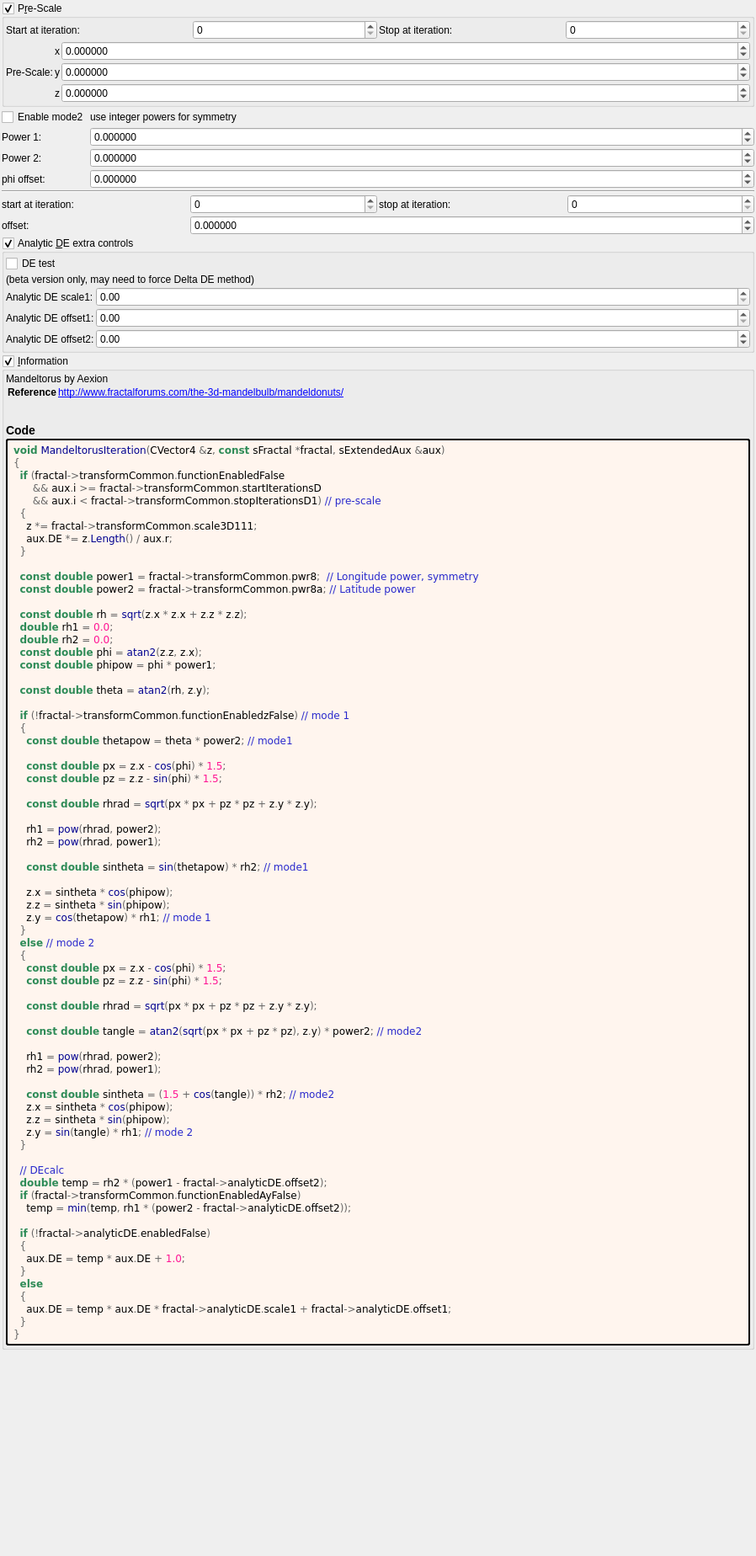
<?xml version="1.0" encoding="UTF-8"?>
<ui version="4.0">
 <class>Form</class>
 <widget class="QWidget" name="Form">
  <property name="geometry">
   <rect>
    <x>0</x>
    <y>0</y>
    <width>898</width>
    <height>1848</height>
   </rect>
  </property>
  <property name="windowTitle">
   <string notr="true">mandeltorus</string>
  </property>
  <layout class="QVBoxLayout" name="verticalLayout">
   <property name="spacing">
    <number>2</number>
   </property>
   <property name="leftMargin">
    <number>2</number>
   </property>
   <property name="topMargin">
    <number>2</number>
   </property>
   <property name="rightMargin">
    <number>2</number>
   </property>
   <property name="bottomMargin">
    <number>2</number>
   </property>
   <item>
    <widget class="MyGroupBox" name="groupCheck_transf_function_enabled_false">
     <property name="toolTip">
      <string/>
     </property>
     <property name="title">
      <string>P&amp;re-Scale</string>
     </property>
     <property name="checkable">
      <bool>true</bool>
     </property>
     <layout class="QVBoxLayout" name="verticalLayout_49">
      <property name="spacing">
       <number>2</number>
      </property>
      <property name="leftMargin">
       <number>2</number>
      </property>
      <property name="topMargin">
       <number>2</number>
      </property>
      <property name="rightMargin">
       <number>2</number>
      </property>
      <property name="bottomMargin">
       <number>2</number>
      </property>
      <item>
       <layout class="QGridLayout" name="gridLayout_78">
        <property name="spacing">
         <number>2</number>
        </property>
        <item row="3" column="0">
         <widget class="QLabel" name="label_70">
          <property name="text">
           <string>Start at iteration:</string>
          </property>
         </widget>
        </item>
        <item row="3" column="1">
         <widget class="MySpinBox" name="spinboxInt_transf_start_iterations_D">
          <property name="sizePolicy">
           <sizepolicy hsizetype="Minimum" vsizetype="Maximum">
            <horstretch>0</horstretch>
            <verstretch>0</verstretch>
           </sizepolicy>
          </property>
          <property name="minimum">
           <number>0</number>
          </property>
          <property name="maximum">
           <number>999</number>
          </property>
          <property name="value">
           <number>0</number>
          </property>
         </widget>
        </item>
        <item row="3" column="3">
         <widget class="MySpinBox" name="spinboxInt_transf_stop_iterations_D1">
          <property name="sizePolicy">
           <sizepolicy hsizetype="Preferred" vsizetype="Maximum">
            <horstretch>0</horstretch>
            <verstretch>0</verstretch>
           </sizepolicy>
          </property>
          <property name="maximum">
           <number>999</number>
          </property>
         </widget>
        </item>
        <item row="3" column="2">
         <widget class="QLabel" name="label_50">
          <property name="text">
           <string>Stop at iteration:</string>
          </property>
         </widget>
        </item>
       </layout>
      </item>
      <item>
       <layout class="QGridLayout" name="gridLayout_23" columnstretch="0,0,1">
        <property name="spacing">
         <number>2</number>
        </property>
        <item row="2" column="2">
         <widget class="MyDoubleSpinBox" name="spinbox3_transf_scale3D_111_z">
          <property name="sizePolicy">
           <sizepolicy hsizetype="Minimum" vsizetype="Maximum">
            <horstretch>0</horstretch>
            <verstretch>0</verstretch>
           </sizepolicy>
          </property>
          <property name="decimals">
           <number>6</number>
          </property>
          <property name="minimum">
           <double>-99.989999999999995</double>
          </property>
          <property name="maximum">
           <double>99.989999999999995</double>
          </property>
          <property name="singleStep">
           <double>0.100000000000000</double>
          </property>
         </widget>
        </item>
        <item row="0" column="1">
         <widget class="QLabel" name="label_120">
          <property name="text">
           <string notr="true">x</string>
          </property>
         </widget>
        </item>
        <item row="2" column="1">
         <widget class="QLabel" name="label_123">
          <property name="text">
           <string notr="true">z</string>
          </property>
         </widget>
        </item>
        <item row="1" column="0">
         <widget class="QLabel" name="label_124">
          <property name="text">
           <string>Pre-Scale:</string>
          </property>
         </widget>
        </item>
        <item row="0" column="2">
         <widget class="MyDoubleSpinBox" name="spinbox3_transf_scale3D_111_x">
          <property name="sizePolicy">
           <sizepolicy hsizetype="Minimum" vsizetype="Maximum">
            <horstretch>0</horstretch>
            <verstretch>0</verstretch>
           </sizepolicy>
          </property>
          <property name="prefix">
           <string/>
          </property>
          <property name="decimals">
           <number>6</number>
          </property>
          <property name="minimum">
           <double>-99.989999999999995</double>
          </property>
          <property name="singleStep">
           <double>0.100000000000000</double>
          </property>
         </widget>
        </item>
        <item row="1" column="2">
         <widget class="MyDoubleSpinBox" name="spinbox3_transf_scale3D_111_y">
          <property name="sizePolicy">
           <sizepolicy hsizetype="Minimum" vsizetype="Maximum">
            <horstretch>0</horstretch>
            <verstretch>0</verstretch>
           </sizepolicy>
          </property>
          <property name="decimals">
           <number>6</number>
          </property>
          <property name="minimum">
           <double>-99.989999999999995</double>
          </property>
          <property name="maximum">
           <double>99.989999999999995</double>
          </property>
          <property name="singleStep">
           <double>0.100000000000000</double>
          </property>
         </widget>
        </item>
        <item row="1" column="1">
         <widget class="QLabel" name="label_121">
          <property name="text">
           <string notr="true">y</string>
          </property>
         </widget>
        </item>
       </layout>
      </item>
     </layout>
    </widget>
   </item>
   <item>
    <layout class="QGridLayout" name="gridLayout_63" columnstretch="0,0,1">
     <property name="spacing">
      <number>2</number>
     </property>
     <item row="2" column="2">
      <widget class="MyDoubleSpinBox" name="spinbox_transf_pwr_8a">
       <property name="sizePolicy">
        <sizepolicy hsizetype="Minimum" vsizetype="Maximum">
         <horstretch>0</horstretch>
         <verstretch>0</verstretch>
        </sizepolicy>
       </property>
       <property name="prefix">
        <string/>
       </property>
       <property name="suffix">
        <string/>
       </property>
       <property name="decimals">
        <number>6</number>
       </property>
       <property name="minimum">
        <double>-99.989999999999995</double>
       </property>
       <property name="maximum">
        <double>99.989999999999995</double>
       </property>
       <property name="singleStep">
        <double>0.100000000000000</double>
       </property>
      </widget>
     </item>
     <item row="1" column="2">
      <widget class="MyDoubleSpinBox" name="spinbox_power">
       <property name="sizePolicy">
        <sizepolicy hsizetype="Minimum" vsizetype="Maximum">
         <horstretch>0</horstretch>
         <verstretch>0</verstretch>
        </sizepolicy>
       </property>
       <property name="prefix">
        <string/>
       </property>
       <property name="suffix">
        <string/>
       </property>
       <property name="decimals">
        <number>6</number>
       </property>
       <property name="minimum">
        <double>-99.989999999999995</double>
       </property>
       <property name="maximum">
        <double>99.989999999999995</double>
       </property>
       <property name="singleStep">
        <double>0.100000000000000</double>
       </property>
      </widget>
     </item>
     <item row="1" column="1">
      <widget class="QLabel" name="label_129">
       <property name="text">
        <string>Power 1:</string>
       </property>
      </widget>
     </item>
     <item row="0" column="1">
      <widget class="MyCheckBox" name="checkBox_transf_function_enabledz_false">
       <property name="text">
        <string>Enable mode2</string>
       </property>
      </widget>
     </item>
     <item row="2" column="1">
      <widget class="QLabel" name="label_130">
       <property name="text">
        <string>Power 2:</string>
       </property>
      </widget>
     </item>
     <item row="0" column="2">
      <widget class="QLabel" name="label_131">
       <property name="text">
        <string>use integer powers for symmetry</string>
       </property>
      </widget>
     </item>
     <item row="3" column="1">
      <widget class="QLabel" name="label_133">
       <property name="text">
        <string>phi offset:</string>
       </property>
      </widget>
     </item>
     <item row="3" column="2">
      <widget class="MyDoubleSpinBox" name="spinbox_transf_offset_0">
       <property name="sizePolicy">
        <sizepolicy hsizetype="Minimum" vsizetype="Maximum">
         <horstretch>0</horstretch>
         <verstretch>0</verstretch>
        </sizepolicy>
       </property>
       <property name="prefix">
        <string/>
       </property>
       <property name="suffix">
        <string/>
       </property>
       <property name="decimals">
        <number>6</number>
       </property>
       <property name="minimum">
        <double>-99.989999999999995</double>
       </property>
       <property name="maximum">
        <double>99.989999999999995</double>
       </property>
       <property name="singleStep">
        <double>0.100000000000000</double>
       </property>
      </widget>
     </item>
    </layout>
   </item>
   <item>
    <widget class="Line" name="line">
     <property name="orientation">
      <enum>Qt::Horizontal</enum>
     </property>
    </widget>
   </item>
   <item>
    <layout class="QGridLayout" name="gridLayout_79">
     <property name="spacing">
      <number>2</number>
     </property>
     <item row="3" column="1">
      <widget class="MySpinBox" name="spinboxInt_transf_start_iterations_E">
       <property name="sizePolicy">
        <sizepolicy hsizetype="Minimum" vsizetype="Maximum">
         <horstretch>0</horstretch>
         <verstretch>0</verstretch>
        </sizepolicy>
       </property>
       <property name="minimum">
        <number>0</number>
       </property>
       <property name="maximum">
        <number>999</number>
       </property>
       <property name="value">
        <number>0</number>
       </property>
      </widget>
     </item>
     <item row="3" column="2">
      <widget class="QLabel" name="label_51">
       <property name="text">
        <string>stop at iteration:</string>
       </property>
      </widget>
     </item>
     <item row="4" column="1" colspan="3">
      <widget class="MyDoubleSpinBox" name="spinbox_transf_offset_105">
       <property name="sizePolicy">
        <sizepolicy hsizetype="Minimum" vsizetype="Maximum">
         <horstretch>0</horstretch>
         <verstretch>0</verstretch>
        </sizepolicy>
       </property>
       <property name="prefix">
        <string/>
       </property>
       <property name="suffix">
        <string/>
       </property>
       <property name="decimals">
        <number>6</number>
       </property>
       <property name="minimum">
        <double>-99.989999999999995</double>
       </property>
       <property name="maximum">
        <double>99.989999999999995</double>
       </property>
       <property name="singleStep">
        <double>0.100000000000000</double>
       </property>
      </widget>
     </item>
     <item row="3" column="0">
      <widget class="QLabel" name="label_71">
       <property name="text">
        <string>start at iteration:</string>
       </property>
      </widget>
     </item>
     <item row="3" column="3">
      <widget class="MySpinBox" name="spinboxInt_transf_stop_iterations_E">
       <property name="sizePolicy">
        <sizepolicy hsizetype="Preferred" vsizetype="Maximum">
         <horstretch>0</horstretch>
         <verstretch>0</verstretch>
        </sizepolicy>
       </property>
       <property name="maximum">
        <number>999</number>
       </property>
      </widget>
     </item>
     <item row="4" column="0">
      <widget class="QLabel" name="label_132">
       <property name="text">
        <string>offset:</string>
       </property>
      </widget>
     </item>
    </layout>
   </item>
   <item>
    <widget class="MyGroupBox" name="groupCheck_analyticDE_enabled_false">
     <property name="toolTip">
      <string/>
     </property>
     <property name="title">
      <string>Analytic &amp;DE extra controls</string>
     </property>
     <property name="checkable">
      <bool>true</bool>
     </property>
     <layout class="QVBoxLayout" name="verticalLayout_52">
      <property name="spacing">
       <number>2</number>
      </property>
      <property name="leftMargin">
       <number>2</number>
      </property>
      <property name="topMargin">
       <number>2</number>
      </property>
      <property name="rightMargin">
       <number>2</number>
      </property>
      <property name="bottomMargin">
       <number>2</number>
      </property>
      <item>
       <widget class="MyCheckBox" name="checkBox_transf_function_enabledAy_false">
        <property name="text">
         <string>DE test</string>
        </property>
       </widget>
      </item>
      <item>
       <widget class="QLabel" name="label">
        <property name="text">
         <string>(beta version only, may need to force Delta DE method)</string>
        </property>
        <property name="wordWrap">
         <bool>true</bool>
        </property>
       </widget>
      </item>
      <item>
       <layout class="QGridLayout" name="gridLayout_26" columnstretch="0,0,1">
        <property name="spacing">
         <number>2</number>
        </property>
        <item row="2" column="1">
         <widget class="QLabel" name="label_178">
          <property name="text">
           <string>Analytic DE offset2:</string>
          </property>
          <property name="wordWrap">
           <bool>true</bool>
          </property>
         </widget>
        </item>
        <item row="1" column="1">
         <widget class="QLabel" name="label_177">
          <property name="text">
           <string>Analytic DE offset1:</string>
          </property>
          <property name="wordWrap">
           <bool>true</bool>
          </property>
         </widget>
        </item>
        <item row="0" column="1">
         <widget class="QLabel" name="label_176">
          <property name="text">
           <string>Analytic DE scale1:</string>
          </property>
          <property name="wordWrap">
           <bool>true</bool>
          </property>
         </widget>
        </item>
        <item row="0" column="2">
         <widget class="MyDoubleSpinBox" name="spinbox_analyticDE_scale_1">
          <property name="sizePolicy">
           <sizepolicy hsizetype="Minimum" vsizetype="Maximum">
            <horstretch>0</horstretch>
            <verstretch>0</verstretch>
           </sizepolicy>
          </property>
          <property name="prefix">
           <string/>
          </property>
          <property name="suffix">
           <string/>
          </property>
          <property name="decimals">
           <number>2</number>
          </property>
          <property name="minimum">
           <double>0.000000000000000</double>
          </property>
          <property name="maximum">
           <double>99.000000000000000</double>
          </property>
          <property name="singleStep">
           <double>0.100000000000000</double>
          </property>
         </widget>
        </item>
        <item row="1" column="2">
         <widget class="MyDoubleSpinBox" name="spinbox_analyticDE_offset_1">
          <property name="sizePolicy">
           <sizepolicy hsizetype="Minimum" vsizetype="Maximum">
            <horstretch>0</horstretch>
            <verstretch>0</verstretch>
           </sizepolicy>
          </property>
          <property name="prefix">
           <string/>
          </property>
          <property name="suffix">
           <string/>
          </property>
          <property name="decimals">
           <number>2</number>
          </property>
          <property name="minimum">
           <double>0.000000000000000</double>
          </property>
          <property name="maximum">
           <double>99.000000000000000</double>
          </property>
          <property name="singleStep">
           <double>0.100000000000000</double>
          </property>
         </widget>
        </item>
        <item row="2" column="2">
         <widget class="MyDoubleSpinBox" name="spinbox_analyticDE_offset_2">
          <property name="sizePolicy">
           <sizepolicy hsizetype="Minimum" vsizetype="Maximum">
            <horstretch>0</horstretch>
            <verstretch>0</verstretch>
           </sizepolicy>
          </property>
          <property name="prefix">
           <string/>
          </property>
          <property name="suffix">
           <string/>
          </property>
          <property name="decimals">
           <number>2</number>
          </property>
          <property name="minimum">
           <double>-99.000000000000000</double>
          </property>
          <property name="maximum">
           <double>99.000000000000000</double>
          </property>
          <property name="singleStep">
           <double>0.100000000000000</double>
          </property>
         </widget>
        </item>
       </layout>
      </item>
     </layout>
    </widget>
   </item>
   <item>
    <widget class="MyGroupBox" name="groupCheck_info">
     <property name="title">
      <string>&amp;Information</string>
     </property>
     <property name="flat">
      <bool>false</bool>
     </property>
     <property name="checkable">
      <bool>true</bool>
     </property>
     <layout class="QVBoxLayout" name="verticalLayout_2">
      <property name="spacing">
       <number>2</number>
      </property>
      <property name="leftMargin">
       <number>2</number>
      </property>
      <property name="topMargin">
       <number>2</number>
      </property>
      <property name="rightMargin">
       <number>2</number>
      </property>
      <property name="bottomMargin">
       <number>2</number>
      </property>
      <item>
       <widget class="QLabel" name="label_information_general">
        <property name="text">
         <string notr="true">&lt;p&gt;Mandeltorus by Aexion&lt;/p&gt;&lt;table&gt;
&lt;tr&gt;&lt;th&gt;Reference&lt;/th&gt;&lt;td&gt;&lt;a href=&quot;http://www.fractalforums.com/the-3d-mandelbulb/mandeldonuts/&quot;&gt;http://www.fractalforums.com/the-3d-mandelbulb/mandeldonuts/&lt;br&gt;
&lt;/td&gt;&lt;/tr&gt;
&lt;/table&gt;
&lt;h3&gt;Code&lt;/h3&gt;</string>
        </property>
        <property name="wordWrap">
         <bool>true</bool>
        </property>
        <property name="openExternalLinks">
         <bool>true</bool>
        </property>
        <property name="textInteractionFlags">
         <set>Qt::LinksAccessibleByMouse|Qt::TextSelectableByMouse</set>
        </property>
       </widget>
      </item>
      <item>
       <widget class="QLabel" name="label_code_content">
        <property name="styleSheet">
         <string notr="true">border-style: outset; border-width: 2px; border-radius: 3px; border-color: black; background-color: #fff5ee; padding: 4px;</string>
        </property>
        <property name="text">
         <string notr="true">&lt;body style=&quot;background-color:#fff5ee&quot;&gt;
&lt;pre style=&quot;color:#000000; background-color:#fff5ee;  font-family:'Courier New',monospace;&quot;&gt;&lt;span style=&quot;color:#2e8b57; font-weight:bold&quot;&gt;void&lt;/span&gt; &lt;span style=&quot;color:#00008f&quot;&gt;MandeltorusIteration&lt;/span&gt;&lt;span style=&quot;color:#676767&quot;&gt;(&lt;/span&gt;CVector4 &lt;span style=&quot;color:#676767&quot;&gt;&amp;amp;&lt;/span&gt;z&lt;span style=&quot;color:#676767&quot;&gt;,&lt;/span&gt; &lt;span style=&quot;color:#2e8b57; font-weight:bold&quot;&gt;const&lt;/span&gt; sFractal &lt;span style=&quot;color:#676767&quot;&gt;*&lt;/span&gt;fractal&lt;span style=&quot;color:#676767&quot;&gt;,&lt;/span&gt; sExtendedAux &lt;span style=&quot;color:#676767&quot;&gt;&amp;amp;&lt;/span&gt;aux&lt;span style=&quot;color:#676767&quot;&gt;)&lt;/span&gt;
&lt;span style=&quot;color:#676767&quot;&gt;{&lt;/span&gt;
  &lt;span style=&quot;color:#2e8b57; font-weight:bold&quot;&gt;if&lt;/span&gt; &lt;span style=&quot;color:#676767&quot;&gt;(&lt;/span&gt;fractal&lt;span style=&quot;color:#676767&quot;&gt;-&amp;gt;&lt;/span&gt;transformCommon&lt;span style=&quot;color:#676767&quot;&gt;.&lt;/span&gt;functionEnabledFalse
      &lt;span style=&quot;color:#676767&quot;&gt;&amp;amp;&amp;amp;&lt;/span&gt; aux&lt;span style=&quot;color:#676767&quot;&gt;.&lt;/span&gt;i &lt;span style=&quot;color:#676767&quot;&gt;&amp;gt;=&lt;/span&gt; fractal&lt;span style=&quot;color:#676767&quot;&gt;-&amp;gt;&lt;/span&gt;transformCommon&lt;span style=&quot;color:#676767&quot;&gt;.&lt;/span&gt;startIterationsD
      &lt;span style=&quot;color:#676767&quot;&gt;&amp;amp;&amp;amp;&lt;/span&gt; aux&lt;span style=&quot;color:#676767&quot;&gt;.&lt;/span&gt;i &lt;span style=&quot;color:#676767&quot;&gt;&amp;lt;&lt;/span&gt; fractal&lt;span style=&quot;color:#676767&quot;&gt;-&amp;gt;&lt;/span&gt;transformCommon&lt;span style=&quot;color:#676767&quot;&gt;.&lt;/span&gt;stopIterationsD1&lt;span style=&quot;color:#676767&quot;&gt;)&lt;/span&gt; &lt;span style=&quot;color:#2929cc&quot;&gt;// pre-scale&lt;/span&gt;
  &lt;span style=&quot;color:#676767&quot;&gt;{&lt;/span&gt;
    z &lt;span style=&quot;color:#676767&quot;&gt;*=&lt;/span&gt; fractal&lt;span style=&quot;color:#676767&quot;&gt;-&amp;gt;&lt;/span&gt;transformCommon&lt;span style=&quot;color:#676767&quot;&gt;.&lt;/span&gt;scale3D111&lt;span style=&quot;color:#676767&quot;&gt;;&lt;/span&gt;
    aux&lt;span style=&quot;color:#676767&quot;&gt;.&lt;/span&gt;DE &lt;span style=&quot;color:#676767&quot;&gt;*=&lt;/span&gt; z&lt;span style=&quot;color:#676767&quot;&gt;.&lt;/span&gt;&lt;span style=&quot;color:#00008f&quot;&gt;Length&lt;/span&gt;&lt;span style=&quot;color:#676767&quot;&gt;() /&lt;/span&gt; aux&lt;span style=&quot;color:#676767&quot;&gt;.&lt;/span&gt;r&lt;span style=&quot;color:#676767&quot;&gt;;&lt;/span&gt;
  &lt;span style=&quot;color:#676767&quot;&gt;}&lt;/span&gt;

  &lt;span style=&quot;color:#2e8b57; font-weight:bold&quot;&gt;const double&lt;/span&gt; power1 &lt;span style=&quot;color:#676767&quot;&gt;=&lt;/span&gt; fractal&lt;span style=&quot;color:#676767&quot;&gt;-&amp;gt;&lt;/span&gt;transformCommon&lt;span style=&quot;color:#676767&quot;&gt;.&lt;/span&gt;pwr8&lt;span style=&quot;color:#676767&quot;&gt;;&lt;/span&gt;  &lt;span style=&quot;color:#2929cc&quot;&gt;// Longitude power, symmetry&lt;/span&gt;
  &lt;span style=&quot;color:#2e8b57; font-weight:bold&quot;&gt;const double&lt;/span&gt; power2 &lt;span style=&quot;color:#676767&quot;&gt;=&lt;/span&gt; fractal&lt;span style=&quot;color:#676767&quot;&gt;-&amp;gt;&lt;/span&gt;transformCommon&lt;span style=&quot;color:#676767&quot;&gt;.&lt;/span&gt;pwr8a&lt;span style=&quot;color:#676767&quot;&gt;;&lt;/span&gt; &lt;span style=&quot;color:#2929cc&quot;&gt;// Latitude power&lt;/span&gt;

  &lt;span style=&quot;color:#2e8b57; font-weight:bold&quot;&gt;const double&lt;/span&gt; rh &lt;span style=&quot;color:#676767&quot;&gt;=&lt;/span&gt; &lt;span style=&quot;color:#00008f&quot;&gt;sqrt&lt;/span&gt;&lt;span style=&quot;color:#676767&quot;&gt;(&lt;/span&gt;z&lt;span style=&quot;color:#676767&quot;&gt;.&lt;/span&gt;x &lt;span style=&quot;color:#676767&quot;&gt;*&lt;/span&gt; z&lt;span style=&quot;color:#676767&quot;&gt;.&lt;/span&gt;x &lt;span style=&quot;color:#676767&quot;&gt;+&lt;/span&gt; z&lt;span style=&quot;color:#676767&quot;&gt;.&lt;/span&gt;z &lt;span style=&quot;color:#676767&quot;&gt;*&lt;/span&gt; z&lt;span style=&quot;color:#676767&quot;&gt;.&lt;/span&gt;z&lt;span style=&quot;color:#676767&quot;&gt;);&lt;/span&gt;
  &lt;span style=&quot;color:#2e8b57; font-weight:bold&quot;&gt;double&lt;/span&gt; rh1 &lt;span style=&quot;color:#676767&quot;&gt;=&lt;/span&gt; &lt;span style=&quot;color:#ff1493&quot;&gt;0.0&lt;/span&gt;&lt;span style=&quot;color:#676767&quot;&gt;;&lt;/span&gt;
  &lt;span style=&quot;color:#2e8b57; font-weight:bold&quot;&gt;double&lt;/span&gt; rh2 &lt;span style=&quot;color:#676767&quot;&gt;=&lt;/span&gt; &lt;span style=&quot;color:#ff1493&quot;&gt;0.0&lt;/span&gt;&lt;span style=&quot;color:#676767&quot;&gt;;&lt;/span&gt;
  &lt;span style=&quot;color:#2e8b57; font-weight:bold&quot;&gt;const double&lt;/span&gt; phi &lt;span style=&quot;color:#676767&quot;&gt;=&lt;/span&gt; &lt;span style=&quot;color:#00008f&quot;&gt;atan2&lt;/span&gt;&lt;span style=&quot;color:#676767&quot;&gt;(&lt;/span&gt;z&lt;span style=&quot;color:#676767&quot;&gt;.&lt;/span&gt;z&lt;span style=&quot;color:#676767&quot;&gt;,&lt;/span&gt; z&lt;span style=&quot;color:#676767&quot;&gt;.&lt;/span&gt;x&lt;span style=&quot;color:#676767&quot;&gt;);&lt;/span&gt;
  &lt;span style=&quot;color:#2e8b57; font-weight:bold&quot;&gt;const double&lt;/span&gt; phipow &lt;span style=&quot;color:#676767&quot;&gt;=&lt;/span&gt; phi &lt;span style=&quot;color:#676767&quot;&gt;*&lt;/span&gt; power1&lt;span style=&quot;color:#676767&quot;&gt;;&lt;/span&gt;

  &lt;span style=&quot;color:#2e8b57; font-weight:bold&quot;&gt;const double&lt;/span&gt; theta &lt;span style=&quot;color:#676767&quot;&gt;=&lt;/span&gt; &lt;span style=&quot;color:#00008f&quot;&gt;atan2&lt;/span&gt;&lt;span style=&quot;color:#676767&quot;&gt;(&lt;/span&gt;rh&lt;span style=&quot;color:#676767&quot;&gt;,&lt;/span&gt; z&lt;span style=&quot;color:#676767&quot;&gt;.&lt;/span&gt;y&lt;span style=&quot;color:#676767&quot;&gt;);&lt;/span&gt;

  &lt;span style=&quot;color:#2e8b57; font-weight:bold&quot;&gt;if&lt;/span&gt; &lt;span style=&quot;color:#676767&quot;&gt;(!&lt;/span&gt;fractal&lt;span style=&quot;color:#676767&quot;&gt;-&amp;gt;&lt;/span&gt;transformCommon&lt;span style=&quot;color:#676767&quot;&gt;.&lt;/span&gt;functionEnabledzFalse&lt;span style=&quot;color:#676767&quot;&gt;)&lt;/span&gt; &lt;span style=&quot;color:#2929cc&quot;&gt;// mode 1&lt;/span&gt;
  &lt;span style=&quot;color:#676767&quot;&gt;{&lt;/span&gt;
    &lt;span style=&quot;color:#2e8b57; font-weight:bold&quot;&gt;const double&lt;/span&gt; thetapow &lt;span style=&quot;color:#676767&quot;&gt;=&lt;/span&gt; theta &lt;span style=&quot;color:#676767&quot;&gt;*&lt;/span&gt; power2&lt;span style=&quot;color:#676767&quot;&gt;;&lt;/span&gt; &lt;span style=&quot;color:#2929cc&quot;&gt;// mode1&lt;/span&gt;

    &lt;span style=&quot;color:#2e8b57; font-weight:bold&quot;&gt;const double&lt;/span&gt; px &lt;span style=&quot;color:#676767&quot;&gt;=&lt;/span&gt; z&lt;span style=&quot;color:#676767&quot;&gt;.&lt;/span&gt;x &lt;span style=&quot;color:#676767&quot;&gt;-&lt;/span&gt; &lt;span style=&quot;color:#00008f&quot;&gt;cos&lt;/span&gt;&lt;span style=&quot;color:#676767&quot;&gt;(&lt;/span&gt;phi&lt;span style=&quot;color:#676767&quot;&gt;) *&lt;/span&gt; &lt;span style=&quot;color:#ff1493&quot;&gt;1.5&lt;/span&gt;&lt;span style=&quot;color:#676767&quot;&gt;;&lt;/span&gt;
    &lt;span style=&quot;color:#2e8b57; font-weight:bold&quot;&gt;const double&lt;/span&gt; pz &lt;span style=&quot;color:#676767&quot;&gt;=&lt;/span&gt; z&lt;span style=&quot;color:#676767&quot;&gt;.&lt;/span&gt;z &lt;span style=&quot;color:#676767&quot;&gt;-&lt;/span&gt; &lt;span style=&quot;color:#00008f&quot;&gt;sin&lt;/span&gt;&lt;span style=&quot;color:#676767&quot;&gt;(&lt;/span&gt;phi&lt;span style=&quot;color:#676767&quot;&gt;) *&lt;/span&gt; &lt;span style=&quot;color:#ff1493&quot;&gt;1.5&lt;/span&gt;&lt;span style=&quot;color:#676767&quot;&gt;;&lt;/span&gt;

    &lt;span style=&quot;color:#2e8b57; font-weight:bold&quot;&gt;const double&lt;/span&gt; rhrad &lt;span style=&quot;color:#676767&quot;&gt;=&lt;/span&gt; &lt;span style=&quot;color:#00008f&quot;&gt;sqrt&lt;/span&gt;&lt;span style=&quot;color:#676767&quot;&gt;(&lt;/span&gt;px &lt;span style=&quot;color:#676767&quot;&gt;*&lt;/span&gt; px &lt;span style=&quot;color:#676767&quot;&gt;+&lt;/span&gt; pz &lt;span style=&quot;color:#676767&quot;&gt;*&lt;/span&gt; pz &lt;span style=&quot;color:#676767&quot;&gt;+&lt;/span&gt; z&lt;span style=&quot;color:#676767&quot;&gt;.&lt;/span&gt;y &lt;span style=&quot;color:#676767&quot;&gt;*&lt;/span&gt; z&lt;span style=&quot;color:#676767&quot;&gt;.&lt;/span&gt;y&lt;span style=&quot;color:#676767&quot;&gt;);&lt;/span&gt;

    rh1 &lt;span style=&quot;color:#676767&quot;&gt;=&lt;/span&gt; &lt;span style=&quot;color:#00008f&quot;&gt;pow&lt;/span&gt;&lt;span style=&quot;color:#676767&quot;&gt;(&lt;/span&gt;rhrad&lt;span style=&quot;color:#676767&quot;&gt;,&lt;/span&gt; power2&lt;span style=&quot;color:#676767&quot;&gt;);&lt;/span&gt;
    rh2 &lt;span style=&quot;color:#676767&quot;&gt;=&lt;/span&gt; &lt;span style=&quot;color:#00008f&quot;&gt;pow&lt;/span&gt;&lt;span style=&quot;color:#676767&quot;&gt;(&lt;/span&gt;rhrad&lt;span style=&quot;color:#676767&quot;&gt;,&lt;/span&gt; power1&lt;span style=&quot;color:#676767&quot;&gt;);&lt;/span&gt;

    &lt;span style=&quot;color:#2e8b57; font-weight:bold&quot;&gt;const double&lt;/span&gt; sintheta &lt;span style=&quot;color:#676767&quot;&gt;=&lt;/span&gt; &lt;span style=&quot;color:#00008f&quot;&gt;sin&lt;/span&gt;&lt;span style=&quot;color:#676767&quot;&gt;(&lt;/span&gt;thetapow&lt;span style=&quot;color:#676767&quot;&gt;) *&lt;/span&gt; rh2&lt;span style=&quot;color:#676767&quot;&gt;;&lt;/span&gt; &lt;span style=&quot;color:#2929cc&quot;&gt;// mode1&lt;/span&gt;

    z&lt;span style=&quot;color:#676767&quot;&gt;.&lt;/span&gt;x &lt;span style=&quot;color:#676767&quot;&gt;=&lt;/span&gt; sintheta &lt;span style=&quot;color:#676767&quot;&gt;*&lt;/span&gt; &lt;span style=&quot;color:#00008f&quot;&gt;cos&lt;/span&gt;&lt;span style=&quot;color:#676767&quot;&gt;(&lt;/span&gt;phipow&lt;span style=&quot;color:#676767&quot;&gt;);&lt;/span&gt;
    z&lt;span style=&quot;color:#676767&quot;&gt;.&lt;/span&gt;z &lt;span style=&quot;color:#676767&quot;&gt;=&lt;/span&gt; sintheta &lt;span style=&quot;color:#676767&quot;&gt;*&lt;/span&gt; &lt;span style=&quot;color:#00008f&quot;&gt;sin&lt;/span&gt;&lt;span style=&quot;color:#676767&quot;&gt;(&lt;/span&gt;phipow&lt;span style=&quot;color:#676767&quot;&gt;);&lt;/span&gt;
    z&lt;span style=&quot;color:#676767&quot;&gt;.&lt;/span&gt;y &lt;span style=&quot;color:#676767&quot;&gt;=&lt;/span&gt; &lt;span style=&quot;color:#00008f&quot;&gt;cos&lt;/span&gt;&lt;span style=&quot;color:#676767&quot;&gt;(&lt;/span&gt;thetapow&lt;span style=&quot;color:#676767&quot;&gt;) *&lt;/span&gt; rh1&lt;span style=&quot;color:#676767&quot;&gt;;&lt;/span&gt; &lt;span style=&quot;color:#2929cc&quot;&gt;// mode 1&lt;/span&gt;
  &lt;span style=&quot;color:#676767&quot;&gt;}&lt;/span&gt;
  &lt;span style=&quot;color:#2e8b57; font-weight:bold&quot;&gt;else&lt;/span&gt; &lt;span style=&quot;color:#2929cc&quot;&gt;// mode 2&lt;/span&gt;
  &lt;span style=&quot;color:#676767&quot;&gt;{&lt;/span&gt;
    &lt;span style=&quot;color:#2e8b57; font-weight:bold&quot;&gt;const double&lt;/span&gt; px &lt;span style=&quot;color:#676767&quot;&gt;=&lt;/span&gt; z&lt;span style=&quot;color:#676767&quot;&gt;.&lt;/span&gt;x &lt;span style=&quot;color:#676767&quot;&gt;-&lt;/span&gt; &lt;span style=&quot;color:#00008f&quot;&gt;cos&lt;/span&gt;&lt;span style=&quot;color:#676767&quot;&gt;(&lt;/span&gt;phi&lt;span style=&quot;color:#676767&quot;&gt;) *&lt;/span&gt; &lt;span style=&quot;color:#ff1493&quot;&gt;1.5&lt;/span&gt;&lt;span style=&quot;color:#676767&quot;&gt;;&lt;/span&gt;
    &lt;span style=&quot;color:#2e8b57; font-weight:bold&quot;&gt;const double&lt;/span&gt; pz &lt;span style=&quot;color:#676767&quot;&gt;=&lt;/span&gt; z&lt;span style=&quot;color:#676767&quot;&gt;.&lt;/span&gt;z &lt;span style=&quot;color:#676767&quot;&gt;-&lt;/span&gt; &lt;span style=&quot;color:#00008f&quot;&gt;sin&lt;/span&gt;&lt;span style=&quot;color:#676767&quot;&gt;(&lt;/span&gt;phi&lt;span style=&quot;color:#676767&quot;&gt;) *&lt;/span&gt; &lt;span style=&quot;color:#ff1493&quot;&gt;1.5&lt;/span&gt;&lt;span style=&quot;color:#676767&quot;&gt;;&lt;/span&gt;

    &lt;span style=&quot;color:#2e8b57; font-weight:bold&quot;&gt;const double&lt;/span&gt; rhrad &lt;span style=&quot;color:#676767&quot;&gt;=&lt;/span&gt; &lt;span style=&quot;color:#00008f&quot;&gt;sqrt&lt;/span&gt;&lt;span style=&quot;color:#676767&quot;&gt;(&lt;/span&gt;px &lt;span style=&quot;color:#676767&quot;&gt;*&lt;/span&gt; px &lt;span style=&quot;color:#676767&quot;&gt;+&lt;/span&gt; pz &lt;span style=&quot;color:#676767&quot;&gt;*&lt;/span&gt; pz &lt;span style=&quot;color:#676767&quot;&gt;+&lt;/span&gt; z&lt;span style=&quot;color:#676767&quot;&gt;.&lt;/span&gt;y &lt;span style=&quot;color:#676767&quot;&gt;*&lt;/span&gt; z&lt;span style=&quot;color:#676767&quot;&gt;.&lt;/span&gt;y&lt;span style=&quot;color:#676767&quot;&gt;);&lt;/span&gt;

    &lt;span style=&quot;color:#2e8b57; font-weight:bold&quot;&gt;const double&lt;/span&gt; tangle &lt;span style=&quot;color:#676767&quot;&gt;=&lt;/span&gt; &lt;span style=&quot;color:#00008f&quot;&gt;atan2&lt;/span&gt;&lt;span style=&quot;color:#676767&quot;&gt;(&lt;/span&gt;&lt;span style=&quot;color:#00008f&quot;&gt;sqrt&lt;/span&gt;&lt;span style=&quot;color:#676767&quot;&gt;(&lt;/span&gt;px &lt;span style=&quot;color:#676767&quot;&gt;*&lt;/span&gt; px &lt;span style=&quot;color:#676767&quot;&gt;+&lt;/span&gt; pz &lt;span style=&quot;color:#676767&quot;&gt;*&lt;/span&gt; pz&lt;span style=&quot;color:#676767&quot;&gt;),&lt;/span&gt; z&lt;span style=&quot;color:#676767&quot;&gt;.&lt;/span&gt;y&lt;span style=&quot;color:#676767&quot;&gt;) *&lt;/span&gt; power2&lt;span style=&quot;color:#676767&quot;&gt;;&lt;/span&gt; &lt;span style=&quot;color:#2929cc&quot;&gt;// mode2&lt;/span&gt;

    rh1 &lt;span style=&quot;color:#676767&quot;&gt;=&lt;/span&gt; &lt;span style=&quot;color:#00008f&quot;&gt;pow&lt;/span&gt;&lt;span style=&quot;color:#676767&quot;&gt;(&lt;/span&gt;rhrad&lt;span style=&quot;color:#676767&quot;&gt;,&lt;/span&gt; power2&lt;span style=&quot;color:#676767&quot;&gt;);&lt;/span&gt;
    rh2 &lt;span style=&quot;color:#676767&quot;&gt;=&lt;/span&gt; &lt;span style=&quot;color:#00008f&quot;&gt;pow&lt;/span&gt;&lt;span style=&quot;color:#676767&quot;&gt;(&lt;/span&gt;rhrad&lt;span style=&quot;color:#676767&quot;&gt;,&lt;/span&gt; power1&lt;span style=&quot;color:#676767&quot;&gt;);&lt;/span&gt;

    &lt;span style=&quot;color:#2e8b57; font-weight:bold&quot;&gt;const double&lt;/span&gt; sintheta &lt;span style=&quot;color:#676767&quot;&gt;= (&lt;/span&gt;&lt;span style=&quot;color:#ff1493&quot;&gt;1.5&lt;/span&gt; &lt;span style=&quot;color:#676767&quot;&gt;+&lt;/span&gt; &lt;span style=&quot;color:#00008f&quot;&gt;cos&lt;/span&gt;&lt;span style=&quot;color:#676767&quot;&gt;(&lt;/span&gt;tangle&lt;span style=&quot;color:#676767&quot;&gt;)) *&lt;/span&gt; rh2&lt;span style=&quot;color:#676767&quot;&gt;;&lt;/span&gt; &lt;span style=&quot;color:#2929cc&quot;&gt;// mode2&lt;/span&gt;
    z&lt;span style=&quot;color:#676767&quot;&gt;.&lt;/span&gt;x &lt;span style=&quot;color:#676767&quot;&gt;=&lt;/span&gt; sintheta &lt;span style=&quot;color:#676767&quot;&gt;*&lt;/span&gt; &lt;span style=&quot;color:#00008f&quot;&gt;cos&lt;/span&gt;&lt;span style=&quot;color:#676767&quot;&gt;(&lt;/span&gt;phipow&lt;span style=&quot;color:#676767&quot;&gt;);&lt;/span&gt;
    z&lt;span style=&quot;color:#676767&quot;&gt;.&lt;/span&gt;z &lt;span style=&quot;color:#676767&quot;&gt;=&lt;/span&gt; sintheta &lt;span style=&quot;color:#676767&quot;&gt;*&lt;/span&gt; &lt;span style=&quot;color:#00008f&quot;&gt;sin&lt;/span&gt;&lt;span style=&quot;color:#676767&quot;&gt;(&lt;/span&gt;phipow&lt;span style=&quot;color:#676767&quot;&gt;);&lt;/span&gt;
    z&lt;span style=&quot;color:#676767&quot;&gt;.&lt;/span&gt;y &lt;span style=&quot;color:#676767&quot;&gt;=&lt;/span&gt; &lt;span style=&quot;color:#00008f&quot;&gt;sin&lt;/span&gt;&lt;span style=&quot;color:#676767&quot;&gt;(&lt;/span&gt;tangle&lt;span style=&quot;color:#676767&quot;&gt;) *&lt;/span&gt; rh1&lt;span style=&quot;color:#676767&quot;&gt;;&lt;/span&gt; &lt;span style=&quot;color:#2929cc&quot;&gt;// mode 2&lt;/span&gt;
  &lt;span style=&quot;color:#676767&quot;&gt;}&lt;/span&gt;

  &lt;span style=&quot;color:#2929cc&quot;&gt;// DEcalc&lt;/span&gt;
  &lt;span style=&quot;color:#2e8b57; font-weight:bold&quot;&gt;double&lt;/span&gt; temp &lt;span style=&quot;color:#676767&quot;&gt;=&lt;/span&gt; rh2 &lt;span style=&quot;color:#676767&quot;&gt;* (&lt;/span&gt;power1 &lt;span style=&quot;color:#676767&quot;&gt;-&lt;/span&gt; fractal&lt;span style=&quot;color:#676767&quot;&gt;-&amp;gt;&lt;/span&gt;analyticDE&lt;span style=&quot;color:#676767&quot;&gt;.&lt;/span&gt;offset2&lt;span style=&quot;color:#676767&quot;&gt;);&lt;/span&gt;
  &lt;span style=&quot;color:#2e8b57; font-weight:bold&quot;&gt;if&lt;/span&gt; &lt;span style=&quot;color:#676767&quot;&gt;(&lt;/span&gt;fractal&lt;span style=&quot;color:#676767&quot;&gt;-&amp;gt;&lt;/span&gt;transformCommon&lt;span style=&quot;color:#676767&quot;&gt;.&lt;/span&gt;functionEnabledAyFalse&lt;span style=&quot;color:#676767&quot;&gt;)&lt;/span&gt;
    temp &lt;span style=&quot;color:#676767&quot;&gt;=&lt;/span&gt; &lt;span style=&quot;color:#00008f&quot;&gt;min&lt;/span&gt;&lt;span style=&quot;color:#676767&quot;&gt;(&lt;/span&gt;temp&lt;span style=&quot;color:#676767&quot;&gt;,&lt;/span&gt; rh1 &lt;span style=&quot;color:#676767&quot;&gt;* (&lt;/span&gt;power2 &lt;span style=&quot;color:#676767&quot;&gt;-&lt;/span&gt; fractal&lt;span style=&quot;color:#676767&quot;&gt;-&amp;gt;&lt;/span&gt;analyticDE&lt;span style=&quot;color:#676767&quot;&gt;.&lt;/span&gt;offset2&lt;span style=&quot;color:#676767&quot;&gt;));&lt;/span&gt;

  &lt;span style=&quot;color:#2e8b57; font-weight:bold&quot;&gt;if&lt;/span&gt; &lt;span style=&quot;color:#676767&quot;&gt;(!&lt;/span&gt;fractal&lt;span style=&quot;color:#676767&quot;&gt;-&amp;gt;&lt;/span&gt;analyticDE&lt;span style=&quot;color:#676767&quot;&gt;.&lt;/span&gt;enabledFalse&lt;span style=&quot;color:#676767&quot;&gt;)&lt;/span&gt;
  &lt;span style=&quot;color:#676767&quot;&gt;{&lt;/span&gt;
    aux&lt;span style=&quot;color:#676767&quot;&gt;.&lt;/span&gt;DE &lt;span style=&quot;color:#676767&quot;&gt;=&lt;/span&gt; temp &lt;span style=&quot;color:#676767&quot;&gt;*&lt;/span&gt; aux&lt;span style=&quot;color:#676767&quot;&gt;.&lt;/span&gt;DE &lt;span style=&quot;color:#676767&quot;&gt;+&lt;/span&gt; &lt;span style=&quot;color:#ff1493&quot;&gt;1.0&lt;/span&gt;&lt;span style=&quot;color:#676767&quot;&gt;;&lt;/span&gt;
  &lt;span style=&quot;color:#676767&quot;&gt;}&lt;/span&gt;
  &lt;span style=&quot;color:#2e8b57; font-weight:bold&quot;&gt;else&lt;/span&gt;
  &lt;span style=&quot;color:#676767&quot;&gt;{&lt;/span&gt;
    aux&lt;span style=&quot;color:#676767&quot;&gt;.&lt;/span&gt;DE &lt;span style=&quot;color:#676767&quot;&gt;=&lt;/span&gt; temp &lt;span style=&quot;color:#676767&quot;&gt;*&lt;/span&gt; aux&lt;span style=&quot;color:#676767&quot;&gt;.&lt;/span&gt;DE &lt;span style=&quot;color:#676767&quot;&gt;*&lt;/span&gt; fractal&lt;span style=&quot;color:#676767&quot;&gt;-&amp;gt;&lt;/span&gt;analyticDE&lt;span style=&quot;color:#676767&quot;&gt;.&lt;/span&gt;scale1 &lt;span style=&quot;color:#676767&quot;&gt;+&lt;/span&gt; fractal&lt;span style=&quot;color:#676767&quot;&gt;-&amp;gt;&lt;/span&gt;analyticDE&lt;span style=&quot;color:#676767&quot;&gt;.&lt;/span&gt;offset1&lt;span style=&quot;color:#676767&quot;&gt;;&lt;/span&gt;
  &lt;span style=&quot;color:#676767&quot;&gt;}&lt;/span&gt;
&lt;span style=&quot;color:#676767&quot;&gt;}&lt;/span&gt;
&lt;/pre&gt;
&lt;/body&gt;</string>
        </property>
        <property name="wordWrap">
         <bool>true</bool>
        </property>
        <property name="openExternalLinks">
         <bool>true</bool>
        </property>
        <property name="textInteractionFlags">
         <set>Qt::LinksAccessibleByMouse|Qt::TextSelectableByMouse</set>
        </property>
       </widget>
      </item>
     </layout>
    </widget>
   </item>
   <item>
    <spacer name="verticalSpacer">
     <property name="orientation">
      <enum>Qt::Vertical</enum>
     </property>
     <property name="sizeHint" stdset="0">
      <size>
       <width>20</width>
       <height>40</height>
      </size>
     </property>
    </spacer>
   </item>
  </layout>
 </widget>
 <customwidgets>
  <customwidget>
   <class>MyDoubleSpinBox</class>
   <extends>QDoubleSpinBox</extends>
   <header>my_double_spin_box.h</header>
  </customwidget>
  <customwidget>
   <class>MyGroupBox</class>
   <extends>QGroupBox</extends>
   <header>my_group_box.h</header>
   <container>1</container>
  </customwidget>
  <customwidget>
   <class>MySpinBox</class>
   <extends>QSpinBox</extends>
   <header>my_spin_box.h</header>
  </customwidget>
  <customwidget>
   <class>MyCheckBox</class>
   <extends>QCheckBox</extends>
   <header>my_check_box.h</header>
  </customwidget>
 </customwidgets>
 <tabstops>
  <tabstop>groupCheck_transf_function_enabled_false</tabstop>
  <tabstop>spinbox3_transf_scale3D_111_x</tabstop>
  <tabstop>spinbox3_transf_scale3D_111_y</tabstop>
  <tabstop>spinbox3_transf_scale3D_111_z</tabstop>
  <tabstop>spinbox_power</tabstop>
  <tabstop>spinbox_transf_pwr_8a</tabstop>
  <tabstop>groupCheck_analyticDE_enabled_false</tabstop>
  <tabstop>groupCheck_info</tabstop>
 </tabstops>
 <resources/>
 <connections/>
</ui>
